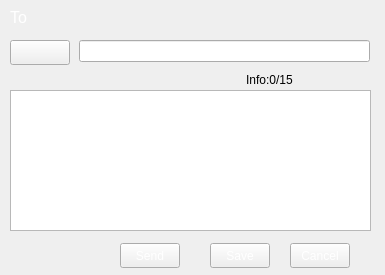
<?xml version="1.0" encoding="UTF-8"?>
<ui version="4.0">
 <class>FormNewMessage</class>
 <widget class="QWidget" name="FormNewMessage">
  <property name="geometry">
   <rect>
    <x>0</x>
    <y>0</y>
    <width>385</width>
    <height>275</height>
   </rect>
  </property>
  <property name="minimumSize">
   <size>
    <width>385</width>
    <height>275</height>
   </size>
  </property>
  <property name="maximumSize">
   <size>
    <width>385</width>
    <height>275</height>
   </size>
  </property>
  <property name="windowTitle">
   <string>Form</string>
  </property>
  <property name="styleSheet">
   <string notr="true">QWidget#FormNewMessage{ 
border-image:url(Skin/new_sms_back.png);
}
QLabel{
	color: rgb(255, 255, 255);
}

QPushButton{ 
border-image:url(Skin/SmallChangeableButton_1.png);
	color: rgb(255, 255, 255);
}
QPushButton:pressed{ 
border-image:url(Skin/SmallChangeableButton_3.png);
}
QPushButton:hover{
border-image:url(Skin/SmallChangeableButton_3.png);
	color: rgb(0, 0, 0);
}
QPushButton:disabled{
border-image:url(Skin/SmallChangeableButton_2.png);
	color: rgb(0, 0, 0);
}</string>
  </property>
  <widget class="QLineEdit" name="lineEditInputNumber">
   <property name="geometry">
    <rect>
     <x>79</x>
     <y>40</y>
     <width>291</width>
     <height>22</height>
    </rect>
   </property>
   <property name="sizePolicy">
    <sizepolicy hsizetype="Expanding" vsizetype="Expanding">
     <horstretch>0</horstretch>
     <verstretch>0</verstretch>
    </sizepolicy>
   </property>
   <property name="minimumSize">
    <size>
     <width>0</width>
     <height>22</height>
    </size>
   </property>
   <property name="maximumSize">
    <size>
     <width>16777215</width>
     <height>22</height>
    </size>
   </property>
  </widget>
  <widget class="QPushButton" name="pushButtonSearch">
   <property name="geometry">
    <rect>
     <x>10</x>
     <y>40</y>
     <width>60</width>
     <height>25</height>
    </rect>
   </property>
   <property name="sizePolicy">
    <sizepolicy hsizetype="Expanding" vsizetype="Expanding">
     <horstretch>0</horstretch>
     <verstretch>0</verstretch>
    </sizepolicy>
   </property>
   <property name="minimumSize">
    <size>
     <width>60</width>
     <height>25</height>
    </size>
   </property>
   <property name="maximumSize">
    <size>
     <width>60</width>
     <height>25</height>
    </size>
   </property>
   <property name="cursor">
    <cursorShape>PointingHandCursor</cursorShape>
   </property>
   <property name="styleSheet">
    <string notr="true"/>
   </property>
   <property name="text">
    <string/>
   </property>
  </widget>
  <widget class="QTextEdit" name="textEditSmsContent">
   <property name="geometry">
    <rect>
     <x>10</x>
     <y>90</y>
     <width>361</width>
     <height>141</height>
    </rect>
   </property>
  </widget>
  <widget class="QWidget" name="widgetNewMessageTitle" native="true">
   <property name="geometry">
    <rect>
     <x>0</x>
     <y>0</y>
     <width>385</width>
     <height>30</height>
    </rect>
   </property>
   <property name="minimumSize">
    <size>
     <width>0</width>
     <height>30</height>
    </size>
   </property>
   <property name="maximumSize">
    <size>
     <width>16777215</width>
     <height>30</height>
    </size>
   </property>
   <property name="styleSheet">
    <string notr="true">QWidget#widgetNewMessageTitle{ 
border-image:url(Skin/new_sms_head.png);
}</string>
   </property>
   <widget class="QLabel" name="labelTo">
    <property name="geometry">
     <rect>
      <x>10</x>
      <y>7</y>
      <width>40</width>
      <height>20</height>
     </rect>
    </property>
    <property name="sizePolicy">
     <sizepolicy hsizetype="Fixed" vsizetype="Fixed">
      <horstretch>0</horstretch>
      <verstretch>0</verstretch>
     </sizepolicy>
    </property>
    <property name="font">
     <font>
      <pointsize>12</pointsize>
     </font>
    </property>
    <property name="text">
     <string>To</string>
    </property>
   </widget>
  </widget>
  <widget class="QLabel" name="labelCount">
   <property name="geometry">
    <rect>
     <x>246</x>
     <y>70</y>
     <width>121</width>
     <height>20</height>
    </rect>
   </property>
   <property name="styleSheet">
    <string notr="true">color: rgb(0, 0, 0);</string>
   </property>
   <property name="text">
    <string>Info:0/15</string>
   </property>
  </widget>
  <widget class="QPushButton" name="pushButtonNewCancel">
   <property name="geometry">
    <rect>
     <x>290</x>
     <y>243</y>
     <width>60</width>
     <height>25</height>
    </rect>
   </property>
   <property name="minimumSize">
    <size>
     <width>60</width>
     <height>25</height>
    </size>
   </property>
   <property name="maximumSize">
    <size>
     <width>60</width>
     <height>25</height>
    </size>
   </property>
   <property name="cursor">
    <cursorShape>PointingHandCursor</cursorShape>
   </property>
   <property name="styleSheet">
    <string notr="true"/>
   </property>
   <property name="text">
    <string>Cancel</string>
   </property>
  </widget>
  <widget class="QPushButton" name="pushButtonNewSend">
   <property name="geometry">
    <rect>
     <x>120</x>
     <y>243</y>
     <width>60</width>
     <height>25</height>
    </rect>
   </property>
   <property name="minimumSize">
    <size>
     <width>60</width>
     <height>25</height>
    </size>
   </property>
   <property name="maximumSize">
    <size>
     <width>60</width>
     <height>25</height>
    </size>
   </property>
   <property name="cursor">
    <cursorShape>PointingHandCursor</cursorShape>
   </property>
   <property name="styleSheet">
    <string notr="true"/>
   </property>
   <property name="text">
    <string>Send</string>
   </property>
  </widget>
  <widget class="QPushButton" name="pushButtonNewSave">
   <property name="geometry">
    <rect>
     <x>210</x>
     <y>243</y>
     <width>60</width>
     <height>25</height>
    </rect>
   </property>
   <property name="minimumSize">
    <size>
     <width>60</width>
     <height>25</height>
    </size>
   </property>
   <property name="maximumSize">
    <size>
     <width>60</width>
     <height>25</height>
    </size>
   </property>
   <property name="cursor">
    <cursorShape>PointingHandCursor</cursorShape>
   </property>
   <property name="styleSheet">
    <string notr="true"/>
   </property>
   <property name="text">
    <string>Save</string>
   </property>
  </widget>
  <zorder>textEditSmsContent</zorder>
  <zorder>widgetNewMessageTitle</zorder>
  <zorder>labelCount</zorder>
  <zorder>pushButtonNewCancel</zorder>
  <zorder>pushButtonNewSend</zorder>
  <zorder>pushButtonNewSave</zorder>
  <zorder>lineEditInputNumber</zorder>
  <zorder>pushButtonSearch</zorder>
 </widget>
 <resources/>
 <connections/>
</ui>
